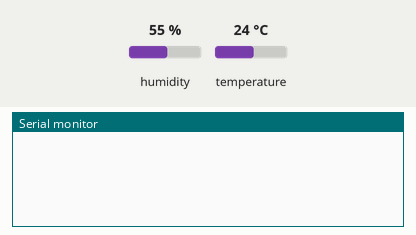
Recording of a sketch running on a simulated ESP8266 (NodeMCU). Parts: the last lines printed to the serial monitor. The inputs (shaded band) are chosen by the test bench; at power-on: humidity 55 %, temperature 24 °C. WiFi joins after 1.5 s; servers stay silent unless stated.

Above: at 3.0 s.
3.1 s: humidity set to 22 %
At 5.0 s:
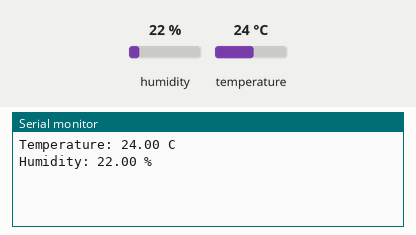
5.3 s: temperature set to 12 °C
At 6.4 s:
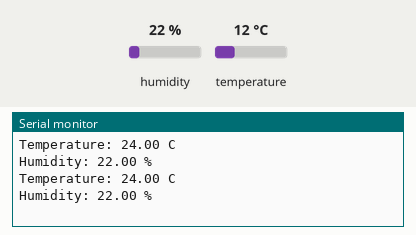
6.8 s: humidity set to 40 %
At 9.3 s:
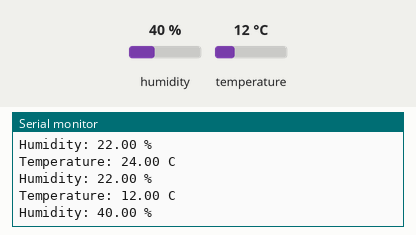

Measured:
- after the input at 3.1 s, the serial monitor: prints a new line after 0.71 s (image 1)
- after the input at 6.8 s, the serial monitor: prints a new line after 1.0 s (image 3)

The sketch:

iotexp7.ino
```cpp
// Experiment No  7: To interface the DHT22 temperature and humidity sensor with the NodeMCU ESP8266 and upload
// IotExp7TemperatureAndHumidity:

#define BLYNK_TEMPLATE_ID "TMPL3ZIkeTTMb"
#define BLYNK_TEMPLATE_NAME "IotExp7TemperatureAndHumidity"
#define BLYNK_AUTH_TOKEN "n5ginAg0sq7iSbVQ6G45XjfKlmaSFjQS"

#include <ESP8266WiFi.h>
#include <BlynkSimpleEsp8266.h>
#include <DHT.h>

// WiFi credentials
char ssid[] = "RCOE-202";
char pass[] = "rcoe1234";

// DHT22 settings
#define DHTPIN D2
#define DHTTYPE DHT22

DHT dht(DHTPIN, DHTTYPE);

BlynkTimer timer;

// Function to read DHT22 and send data to Blynk
void sendSensorData()
{
  float humidity = dht.readHumidity();
  float temperature = dht.readTemperature();

  // Check if sensor reading failed
  if (isnan(humidity) || isnan(temperature))
  {
    Serial.println("Failed to read from DHT22 sensor!");
    return;
  }

  // Display values in Serial Monitor
  Serial.print("Temperature: ");
  Serial.print(temperature);
  Serial.println(" C");

  Serial.print("Humidity: ");
  Serial.print(humidity);
  Serial.println(" %");

  // Send data to Blynk
  Blynk.virtualWrite(V0, temperature);
  Blynk.virtualWrite(V1, humidity);
}

void setup()
{
  Serial.begin(115200);

  // Start DHT22
  dht.begin();

  // Connect to Blynk
  Blynk.begin(BLYNK_AUTH_TOKEN, ssid, pass);

  // Send sensor data every 2 seconds
  timer.setInterval(2000L, sendSensorData);
}

void loop()
{
  Blynk.run();
  timer.run();
}

/*
Expected Output:
Temperature: 27.80 C
Humidity: 58.40 %
Temperature: 27.90 C
Humidity: 58.20 %
(Temperature and Humidity values are uploaded to Blynk Virtual Pins V0 and V1 every 2 seconds)

-----------------------------------------------------
Hardware Required:
- NodeMCU ESP8266
- DHT22 Temperature and Humidity Sensor
- Breadboard
- Jumper Wires
- USB Cable
- Wi-Fi Connection

Software Required:
- Arduino IDE
- Blynk IoT App
- ESP8266 Board Package
- Blynk Library
- DHT Sensor Library

Circuit Connections:
DHT22 Pin       NodeMCU Pin
--------------------------------------------------
VCC             3.3 V
GND             GND
DATA            D2 (GPIO4) [or D4 (GPIO2) if #define DHTPIN D4]

Blynk Datastreams:
- V0: Temperature
- V1: Humidity

Procedure:
1. Connect the DHT22 sensor to the NodeMCU as per the circuit connections table.
2. Install the ESP8266 board package and required libraries (Blynk, DHT) in the Arduino IDE.
3. Create a template (IotExp7TemperatureAndHumidity) and datastreams (V0 for Temperature and V1 for Humidity) in the Blynk Cloud.
4. Obtain the Blynk Authentication Token.
5. Enter the Wi-Fi credentials and Blynk Authentication Token in the program.
6. Compile and upload the program to the NodeMCU.
7. Open the Blynk App and connect the device.
8. Observe the temperature and humidity values displayed on the Serial Monitor (115200 baud) and Blynk dashboard.
*/
```
